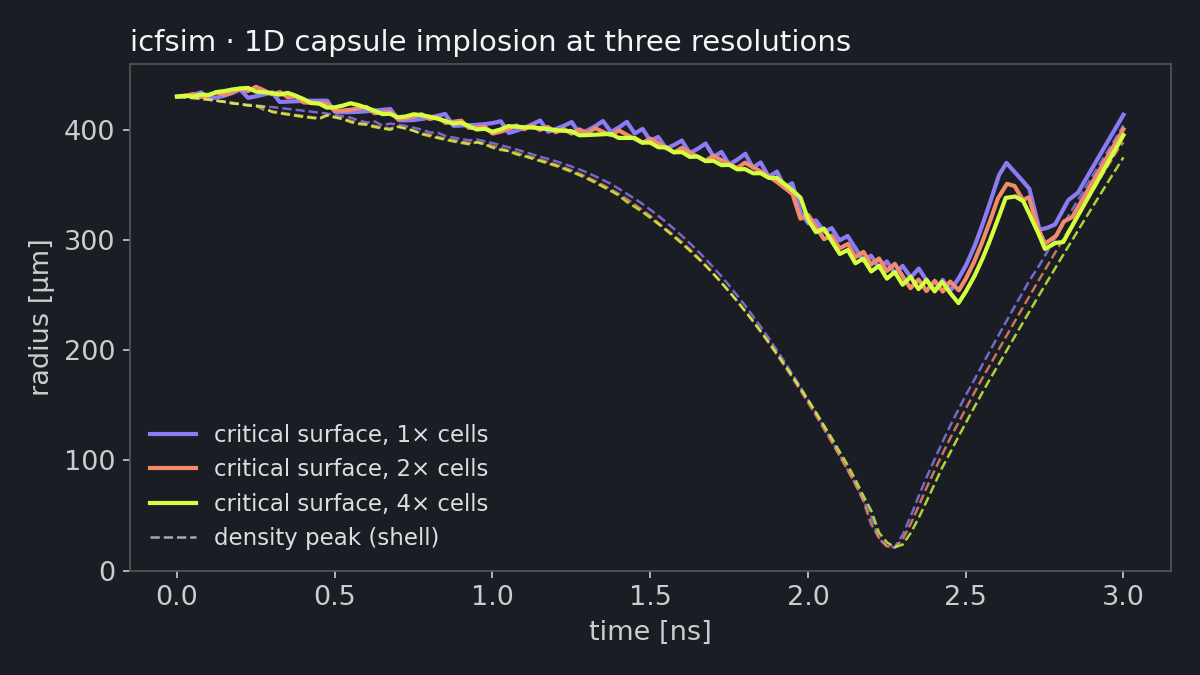
#> input picture assets/src/icfsim_resolution.png, 1200 x 675 px; its folder holds 4 pictures in this run
$ python make_profile.py
#> lines starting #> are read from the running program, lines starting #| are printed output that depends on the picture; after the words box and inside, x2 and y2 are one past the last pixel; in counts of white or black regions, pixels touching at a corner belong together
import numpy as np, matplotlib.pyplot as plt, textwrap, os
os.makedirs("assets", exist_ok=True)

# --- banner: a parametric instability growing in space-time -------------
x = np.linspace(0, 40, 1600); t = np.linspace(0, 12, 400)
X, T = np.meshgrid(x, t)
rng = np.random.default_rng(3)
field = sum(np.exp(0.35*g*T) * np.sin(k*X - w*T + p)
            for k, w, g, p in zip(rng.uniform(1, 4, 7), rng.uniform(2, 6, 7),
                                  rng.uniform(0.4, 1, 7), rng.uniform(0, 6.3, 7)))
field *= np.exp(-((X-20)/14)**2)
fig, ax = plt.subplots(figsize=(16, 3.6), dpi=100)
ax.imshow(field, cmap="magma", aspect="auto", origin="lower",
          vmin=-np.abs(field).max()*0.6, vmax=np.abs(field).max()*0.6)
ax.axis("off"); fig.patch.set_alpha(0); fig.tight_layout(pad=0)
fig.savefig("assets/banner.svg", transparent=True); plt.close()
#> after `fig.savefig('assets/banner.svg', transparent=True)`:
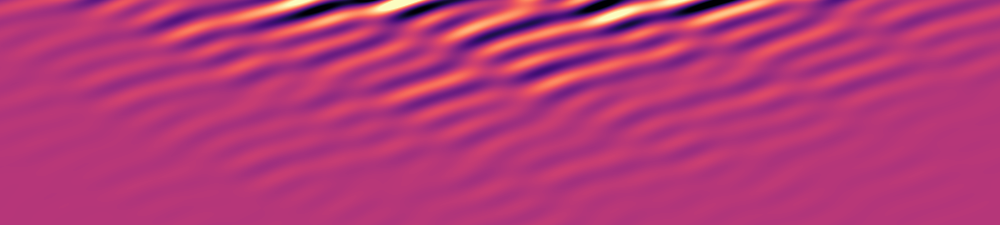
#> figure drawn by matplotlib, 1 panel

# --- cards ---------------------------------------------------------------
from xml.sax.saxutils import escape
def card(name, w, h, bg, fg, kicker, title, body, title_size=48, body_size=None, max_body=24):
    """A text card. The body is set as large as fits (largest size whose wrapped lines fill the
    space under the title), so every card uses its whole area."""
#> called with name = 'hero', w = 820, h = 416, bg = '#8b7cf6', fg = '#0f1117', title = 'COSMOTHEORETICIAN', title_size = 62, max_body = 30
    pad, top = 36, 48
    y0 = top + title_size + 18 + 18                       # first body baseline offset (minus line)
    def wrap(sz): return textwrap.wrap(body, width=int((w - 2*pad) / (sz * 0.5)))
    sizes = [body_size] if body_size else [x / 2 for x in range(max_body * 2, 27, -1)]
    for sz in sizes:
        lines = wrap(sz)
        if y0 + sz * 1.0 + (len(lines) - 1) * sz * 1.45 + sz * 0.35 <= h - pad: break
    svg = [f'<svg xmlns="http://www.w3.org/2000/svg" width="{w}" height="{h}" '
           f'viewBox="0 0 {w} {h}" font-family="-apple-system,Segoe UI,Helvetica,Arial,sans-serif">',
           f'<rect width="{w}" height="{h}" rx="22" fill="{bg}"/>',
           f'<text x="{pad}" y="{top}" font-size="13" letter-spacing="3" font-weight="700" fill="{fg}" opacity="0.75">{escape(kicker)}</text>',
           f'<text x="{pad}" y="{top+title_size+18}" font-size="{title_size}" font-weight="800" fill="{fg}">{escape(title)}</text>']
    y = y0 + sz
    for ln in lines:
        svg.append(f'<text x="{pad}" y="{y:.1f}" font-size="{sz}" font-weight="500" fill="{fg}">{escape(ln)}</text>')
        y += sz * 1.45
    svg.append('</svg>')
    open(f"assets/{name}.svg", "w", encoding="utf-8").write("\n".join(svg))

PURPLE, LIME, DARK, CORAL, INK, PALE = "#8b7cf6", "#d4ff3f", "#1a1d24", "#f28b6a", "#0f1117", "#f5f5f7"

card("hero", 820, 416, PURPLE, INK, "COMPUTATIONAL PHYSICIST · PLASMA · COSMOLOGY",
     "COSMOTHEORETICIAN",
     "I build and stress-test numerical simulations: particle-in-cell parameter studies on HPC "
     "clusters, and my own solvers written to understand the physics from the ground up.", title_size=62, max_body=30)
card("focus", 380, 200, LIME, INK, "CURRENT FOCUS", "Verification first.",
     "Conservation laws, convergence and benchmarks before trusting a number.", title_size=30, max_body=20)
card("domains", 380, 210, DARK, PALE, "CORE DOMAINS", "Plasma · Cosmology · Orbits",
     "Laser-plasma instabilities, expansion histories, mission trajectories.", title_size=22, max_body=20)

# Selected work: a description card (left) and a figure panel (right) per row, all 600x338
card("thesis", 600, 338, CORAL, INK, "01 · BACHELOR THESIS", "Parametric plasma waves",
     "2D particle-in-cell campaign on HPC: a laser crossing an underdense gas jet near the "
     "quarter-critical density. The stimulated Raman back-scatter wave saturates at 0.55 TV/m "
     "through electron trapping, up to 0.75 TV/m with short pulses. Every number checked against "
     "16 particles per cell and independent random seeds.", title_size=40)
card("plasma", 600, 338, PURPLE, INK, "02", "Plasma physics",
     "icfsim, a verification-first radiation-hydrodynamics code for inertial confinement fusion, "
     "growing toward an integrated direct-drive implosion validated against OMEGA data. Also a "
     "relativistic two-fluid + Maxwell solver for SRS, SBS and TPD, and coupled-mode and Vlasov "
     "models for growth rates, Landau damping and particle trapping.", title_size=40)
card("cosmology", 600, 338, DARK, PALE, "03", "Cosmology",
     "skua, a test rig for cosmological expansion histories: validated against DESI DR2, Planck "
     "and three supernova catalogues, and used to reproduce and calibrate the evidence for "
     "evolving dark energy. (Its predecessor refuted the Janus twin-matter cosmology: DESI DR2 "
     "BAO and two supernova samples reject it at Δχ² ≈ 317 against ΛCDM.)", title_size=40)
card("orbits", 600, 338, LIME, INK, "04", "Orbital mechanics",
     "orbit-lab, a real-time 3D orbit visualizer in the browser: 15,000+ satellites propagated "
     "with SGP4, and lunar missions including a reconstruction of ispace's RESILIENCE validated "
     "against radio-telescope Doppler data.", title_size=40)

# figure panels: the source figure fitted into a rounded 1200x676 panel (2x of 600x338)
from PIL import Image, ImageDraw
def panel(name, src, bg, fill=False):
#> called with name = 'plasma-fig', src = 'icfsim_resolution.png', bg = '#1a1d24', fill = False
    W, H, pad = 1200, 676, 28
    im = Image.open(f"assets/src/{src}").convert("RGB")
    if fill:                                   # a 16:9 shot: cover the whole panel, rounded corners
        im = im.resize((W, H), Image.LANCZOS)
        m = Image.new("L", (W, H), 0); ImageDraw.Draw(m).rounded_rectangle((0, 0, W-1, H-1), 44, fill=255)
        out = Image.new("RGBA", (W, H), (0, 0, 0, 0)); out.paste(im, (0, 0), m)
        out.save(f"assets/{name}.png", optimize=True); return
    k = min((W - 2*pad) / im.width, (H - 2*pad) / im.height)
#> k = 0.919
    im = im.resize((round(im.width*k), round(im.height*k)), Image.LANCZOS)
#> im: PIL image 1102x620 RGB
    out = Image.new("RGBA", (W, H), (0, 0, 0, 0))
#> out: PIL image 1200x676 RGBA; every value is 0
    ImageDraw.Draw(out).rounded_rectangle((0, 0, W-1, H-1), 44, fill=bg)
    out.paste(im, ((W - im.width)//2, (H - im.height)//2))
    out.save(f"assets/{name}.png", optimize=True)
panel("plasma-fig", "icfsim_resolution.png", "#1a1d24")
panel("cosmology-fig", "skua_w0wa_dark.png", "#1a1d24")
#> call 2 of panel, with name = 'cosmology-fig', src = 'skua_w0wa_dark.png', bg = '#1a1d24', fill = False
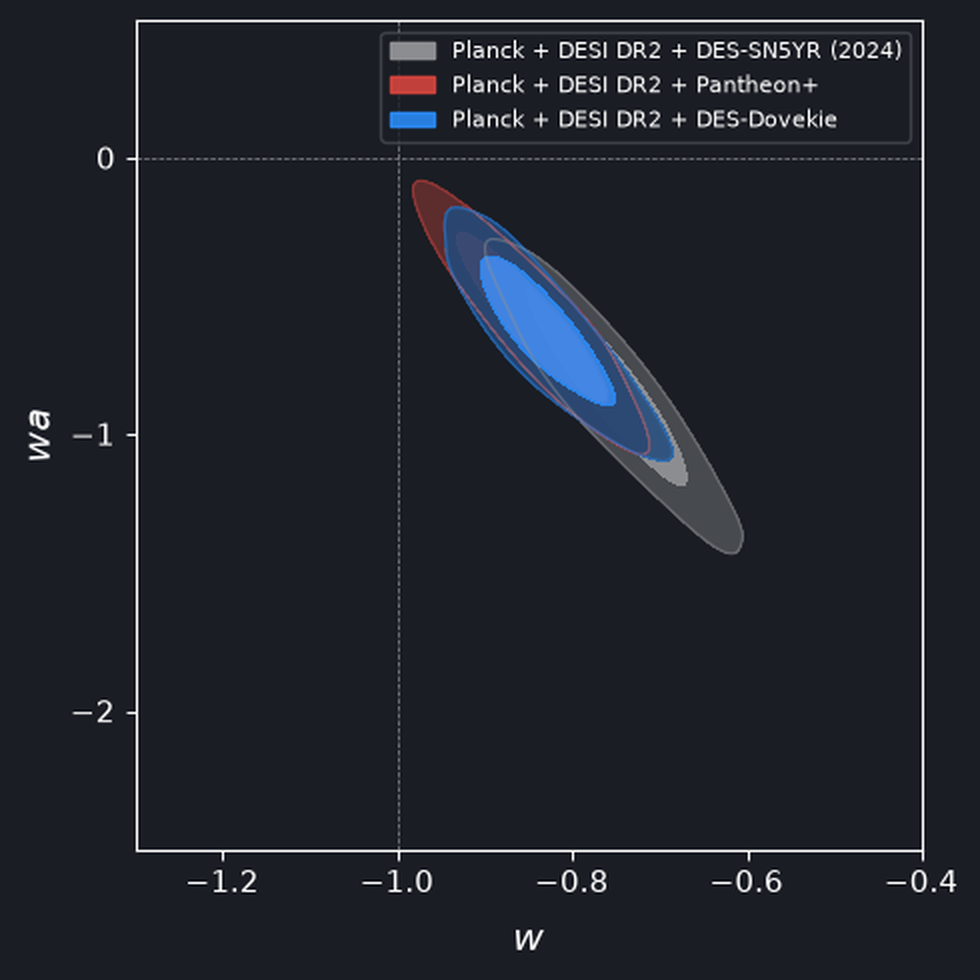
#> input picture assets/src/skua_w0wa_dark.png, 980 x 980 px
#> in panel, im is the input picture: PIL image 980x980 RGB; mean R, G, B 31.7, 35.4, 43.6
#> in panel (call 2), `out.paste(im, ((W - im.width)//2, (H - im.height)//2))`:
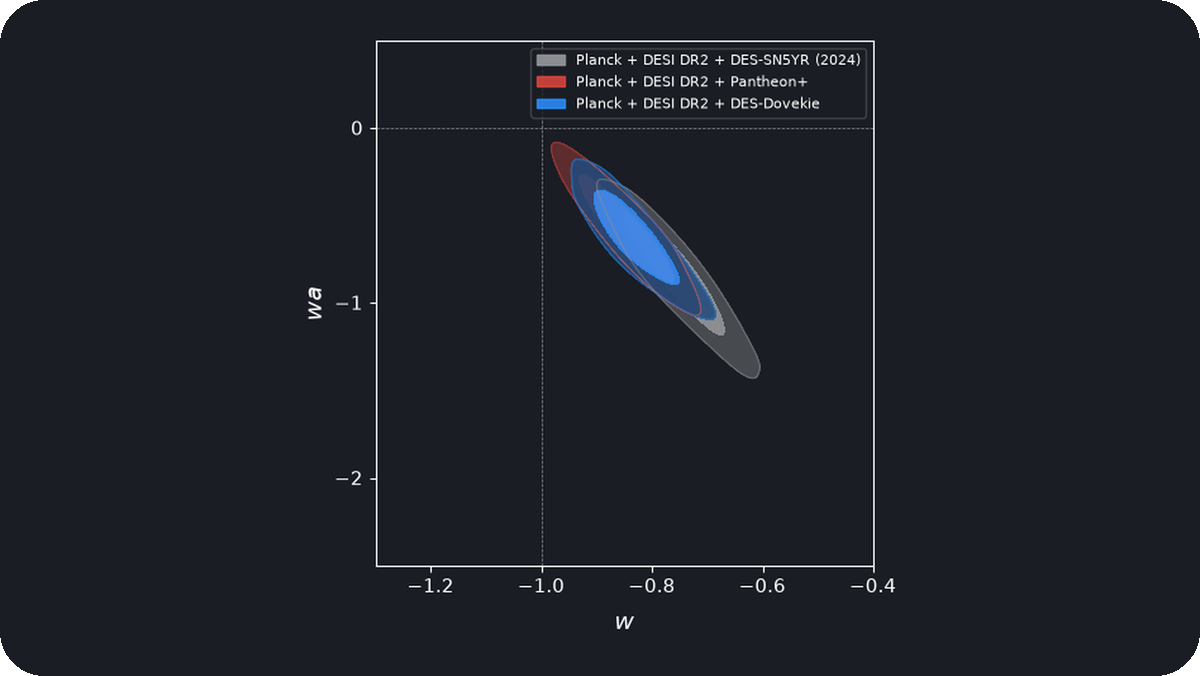
#> out: PIL image 1200x676 RGBA; mean R, G, B, A 28.7, 32, 39.5, 254.5; transparent parts drawn white
panel("orbits-fig", "orbit_lab.png", "#000000", fill=True)
#> call 3 of panel, with name = 'orbits-fig', src = 'orbit_lab.png', bg = '#000000', fill = True
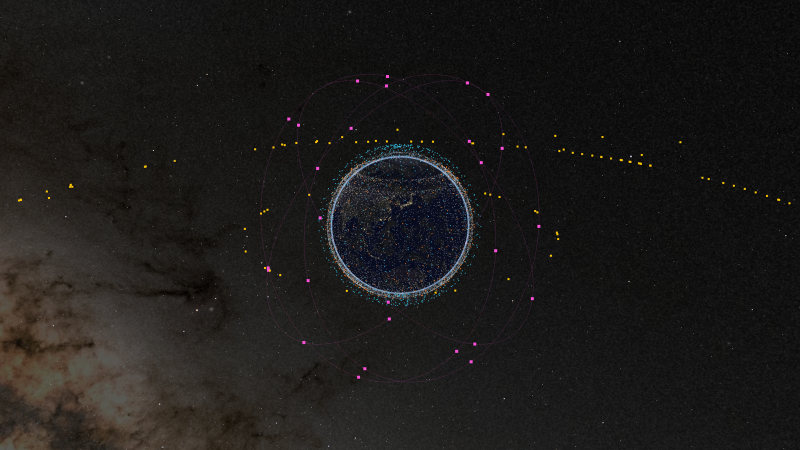
#> input picture assets/src/orbit_lab.png, 1600 x 900 px (shown at 1/2 size)
#> in panel, im is the input picture: PIL image 1600x900 RGB; mean R, G, B 28.6, 27, 25.8
#> in panel (call 3), `im = im.resize((W, H), Image.LANCZOS)`:
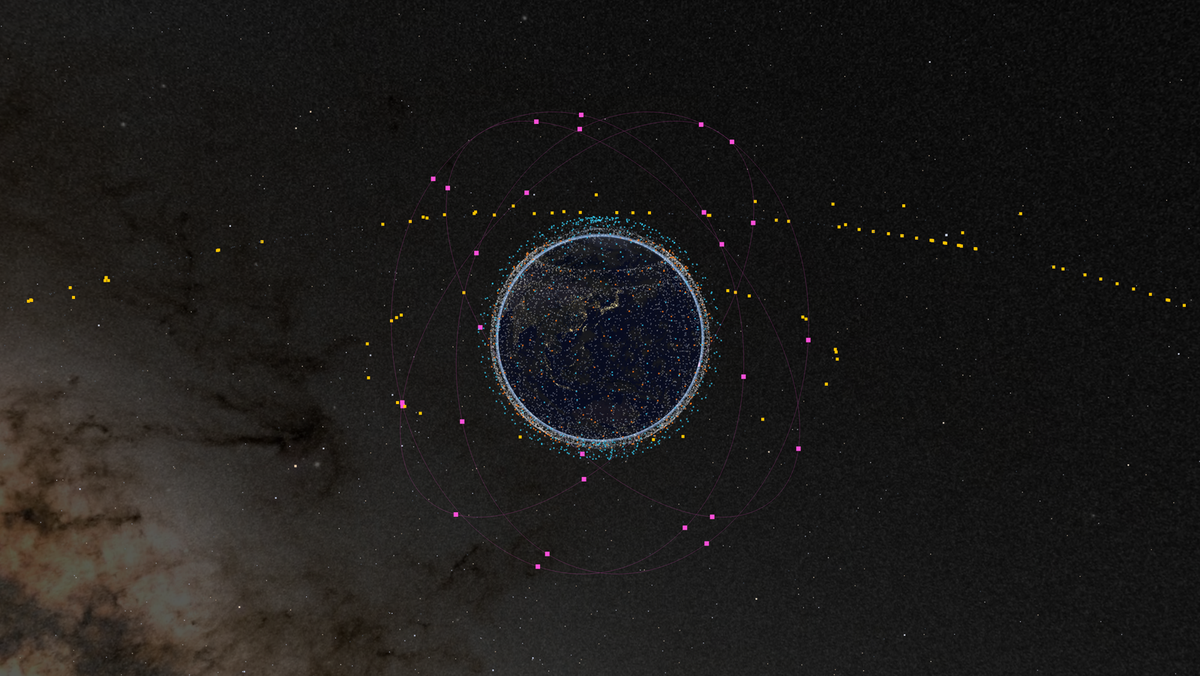
#> im: PIL image 1200x676 RGB; mean R, G, B 28.6, 27, 25.8
#> in panel (call 3), `m = Image.new('L', (W, H), 0)`: m: PIL image 1200x676 L; every value is 0
#> in panel (call 3), `ImageDraw.Draw(m).rounded_rectangle((0, 0, W - 1, H - 1), 44, fill=255`:
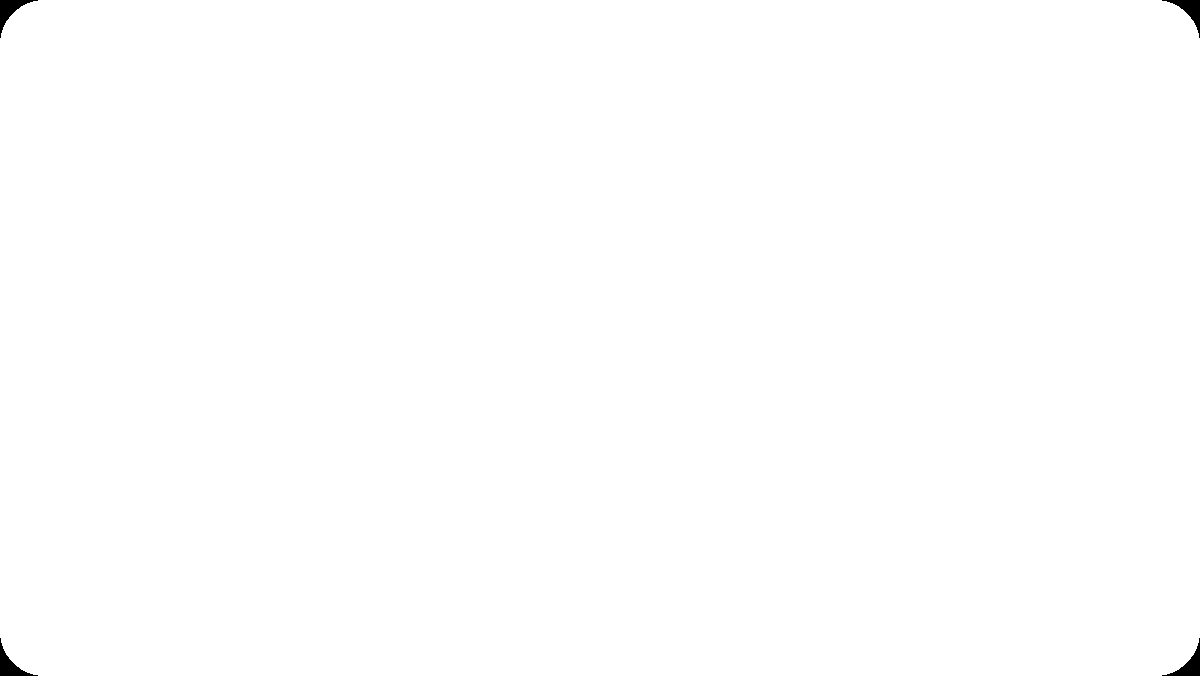
#> m: PIL image 1200x676 L; 99.8% white; 4 black regions, box (x1, y1, x2, y2) and area: (0, 0, 38, 38) 427, (1162, 0, 1200, 38) 427, (0, 638, 38, 676) 427, (1162, 638, 1200, 676) 427
print("done")
